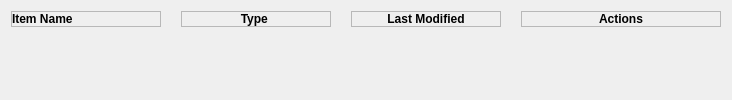
        <widget class="QWidget" name="passwordTab">
         <attribute name="icon">
          <iconset resource="../Qss/icons/_icons.qrc">
           <normaloff>:/material_design/icons/material_design/password.png</normaloff>:/material_design/icons/material_design/password.png</iconset>
         </attribute>
         <attribute name="title">
          <string>Passwords</string>
         </attribute>
         <layout class="QVBoxLayout" name="verticalLayout_3">
          <item>
           <widget class="QWidget" name="tabHeader" native="true">
            <property name="maximumSize">
             <size>
              <width>16777215</width>
              <height>20</height>
             </size>
            </property>
            <layout class="QGridLayout" name="gridLayout_2">
             <property name="leftMargin">
              <number>0</number>
             </property>
             <property name="topMargin">
              <number>0</number>
             </property>
             <property name="rightMargin">
              <number>0</number>
             </property>
             <property name="bottomMargin">
              <number>0</number>
             </property>
             <property name="horizontalSpacing">
              <number>10</number>
             </property>
             <property name="verticalSpacing">
              <number>0</number>
             </property>
             <item row="0" column="0">
              <widget class="QFrame" name="frame_10">
               <property name="minimumSize">
                <size>
                 <width>150</width>
                 <height>0</height>
                </size>
               </property>
               <property name="maximumSize">
                <size>
                 <width>150</width>
                 <height>16777215</height>
                </size>
               </property>
               <property name="frameShape">
                <enum>QFrame::Shape::StyledPanel</enum>
               </property>
               <property name="frameShadow">
                <enum>QFrame::Shadow::Raised</enum>
               </property>
               <layout class="QHBoxLayout" name="horizontalLayout_11">
                <property name="spacing">
                 <number>0</number>
                </property>
                <property name="leftMargin">
                 <number>0</number>
                </property>
                <property name="topMargin">
                 <number>0</number>
                </property>
                <property name="rightMargin">
                 <number>0</number>
                </property>
                <property name="bottomMargin">
                 <number>0</number>
                </property>
                <item>
                 <widget class="QLabel" name="label_8">
                  <property name="font">
                   <font>
                    <bold>true</bold>
                   </font>
                  </property>
                  <property name="text">
                   <string>Item Name</string>
                  </property>
                 </widget>
                </item>
               </layout>
              </widget>
             </item>
             <item row="0" column="6">
              <widget class="QCustomVerticalSeparator" name="customVerticalSeparator_6">
               <property name="maximumSize">
                <size>
                 <width>16777215</width>
                 <height>20</height>
                </size>
               </property>
              </widget>
             </item>
             <item row="0" column="4">
              <widget class="QCustomVerticalSeparator" name="customVerticalSeparator_5">
               <property name="maximumSize">
                <size>
                 <width>16777215</width>
                 <height>20</height>
                </size>
               </property>
              </widget>
             </item>
             <item row="0" column="7">
              <widget class="QFrame" name="frame_9">
               <property name="minimumSize">
                <size>
                 <width>200</width>
                 <height>0</height>
                </size>
               </property>
               <property name="maximumSize">
                <size>
                 <width>200</width>
                 <height>16777215</height>
                </size>
               </property>
               <property name="frameShape">
                <enum>QFrame::Shape::StyledPanel</enum>
               </property>
               <property name="frameShadow">
                <enum>QFrame::Shadow::Raised</enum>
               </property>
               <layout class="QHBoxLayout" name="horizontalLayout_10">
                <property name="spacing">
                 <number>10</number>
                </property>
                <property name="leftMargin">
                 <number>0</number>
                </property>
                <property name="topMargin">
                 <number>0</number>
                </property>
                <property name="rightMargin">
                 <number>0</number>
                </property>
                <property name="bottomMargin">
                 <number>0</number>
                </property>
                <item alignment="Qt::AlignmentFlag::AlignHCenter">
                 <widget class="QLabel" name="label_7">
                  <property name="font">
                   <font>
                    <bold>true</bold>
                   </font>
                  </property>
                  <property name="text">
                   <string>Actions</string>
                  </property>
                 </widget>
                </item>
               </layout>
              </widget>
             </item>
             <item row="0" column="3">
              <widget class="QFrame" name="frame_7">
               <property name="minimumSize">
                <size>
                 <width>150</width>
                 <height>0</height>
                </size>
               </property>
               <property name="maximumSize">
                <size>
                 <width>150</width>
                 <height>16777215</height>
                </size>
               </property>
               <property name="frameShape">
                <enum>QFrame::Shape::StyledPanel</enum>
               </property>
               <property name="frameShadow">
                <enum>QFrame::Shadow::Raised</enum>
               </property>
               <layout class="QHBoxLayout" name="horizontalLayout_8">
                <property name="spacing">
                 <number>0</number>
                </property>
                <property name="leftMargin">
                 <number>0</number>
                </property>
                <property name="topMargin">
                 <number>0</number>
                </property>
                <property name="rightMargin">
                 <number>0</number>
                </property>
                <property name="bottomMargin">
                 <number>0</number>
                </property>
                <item>
                 <widget class="QLabel" name="label_5">
                  <property name="font">
                   <font>
                    <bold>true</bold>
                   </font>
                  </property>
                  <property name="text">
                   <string>Type </string>
                  </property>
                  <property name="alignment">
                   <set>Qt::AlignmentFlag::AlignCenter</set>
                  </property>
                 </widget>
                </item>
               </layout>
              </widget>
             </item>
             <item row="0" column="5">
              <widget class="QFrame" name="frame_8">
               <property name="minimumSize">
                <size>
                 <width>150</width>
                 <height>0</height>
                </size>
               </property>
               <property name="maximumSize">
                <size>
                 <width>150</width>
                 <height>16777215</height>
                </size>
               </property>
               <property name="frameShape">
                <enum>QFrame::Shape::StyledPanel</enum>
               </property>
               <property name="frameShadow">
                <enum>QFrame::Shadow::Raised</enum>
               </property>
               <layout class="QHBoxLayout" name="horizontalLayout_9">
                <property name="spacing">
                 <number>0</number>
                </property>
                <property name="leftMargin">
                 <number>0</number>
                </property>
                <property name="topMargin">
                 <number>0</number>
                </property>
                <property name="rightMargin">
                 <number>0</number>
                </property>
                <property name="bottomMargin">
                 <number>0</number>
                </property>
                <item>
                 <widget class="QLabel" name="label_6">
                  <property name="font">
                   <font>
                    <bold>true</bold>
                   </font>
                  </property>
                  <property name="text">
                   <string>Last Modified</string>
                  </property>
                  <property name="alignment">
                   <set>Qt::AlignmentFlag::AlignCenter</set>
                  </property>
                 </widget>
                </item>
               </layout>
              </widget>
             </item>
             <item row="0" column="2">
              <widget class="QCustomVerticalSeparator" name="customVerticalSeparator_4">
               <property name="maximumSize">
                <size>
                 <width>16777215</width>
                 <height>20</height>
                </size>
               </property>
              </widget>
             </item>
            </layout>
           </widget>
          </item>
          <item>
           <widget class="QCustomHorizontalSeparator" name="customHorizontalSeparator" />
          </item>
          <item>
           <widget class="QWidget" name="passwordList" native="true">
            <layout class="QVBoxLayout" name="verticalLayout_5">
             <property name="leftMargin">
              <number>0</number>
             </property>
             <property name="topMargin">
              <number>0</number>
             </property>
             <property name="rightMargin">
              <number>0</number>
             </property>
             <property name="bottomMargin">
              <number>0</number>
             </property>
            </layout>
           </widget>
          </item>
          <item>
           <spacer name="verticalSpacer">
            <property name="orientation">
             <enum>Qt::Orientation::Vertical</enum>
            </property>
            <property name="sizeHint" stdset="0">
             <size>
              <width>20</width>
              <height>40</height>
             </size>
            </property>
           </spacer>
          </item>
         </layout>
        </widget>
